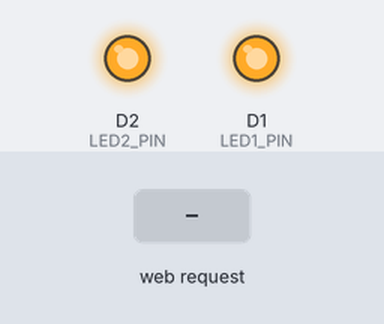
Bench run of a sketch on a simulated ESP8266 (NodeMCU). Shown: output pins drawn as LEDs (lit = HIGH). The inputs (shaded band) are chosen by the test bench. Storage starts empty; what the sketch prints to the serial monitor is not drawn.

Above: at 1.2 s.
1.3 s: HTTP request GET /led1 received
At 2.1 s:
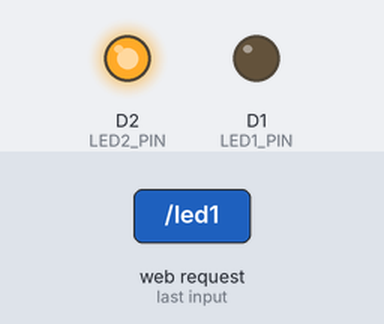
2.8 s: HTTP request GET /led2 received
At 3.2 s:
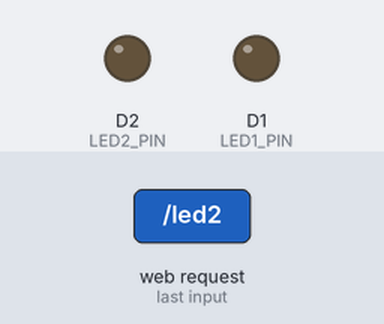
4.3 s: HTTP request GET /led1 received
At 5.6 s:
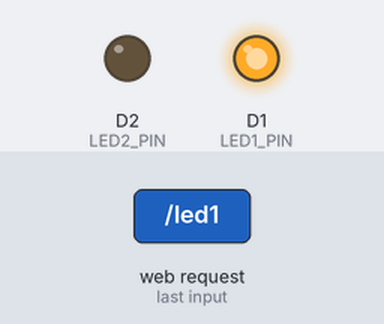
Timing chart, 0 to 7.3 s (numbered marks = the images above; inputs shaded):
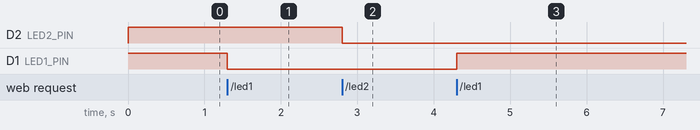

The sketch:

BacaESPsavetofileHotSpotsButton.ino
```cpp
#include <ESP8266WiFi.h>
#include <ESP8266WebServer.h>
#include <FS.h>
#include <ESP8266WiFi.h>

const char* ssid = "ESP-Hotspot";    // Nama hotspot
const char* password = "12345678";
ESP8266WebServer server(80);

#define LED1_PIN 5
#define LED2_PIN 4
bool led1State = HIGH;
bool led2State = HIGH;

float currentTemp=0.0;
bool saveData = false;
unsigned long previousSaveMillis = 0;
String serialBuffer;
String request;

String htmlContent = R"=====(
<!DOCTYPE html>
<html>
<head>
    <title>Monitoring Suhu</title>
    <meta charset="UTF-8">
    <style>
        body { font-family: Arial; text-align: center; margin-top: 50px; }
        button { padding: 12px 24px; font-size: 16px; }
        .status { color: %STATUS_COLOR%; font-weight: bold; }
        .led-btn { width: 120px; }
        .led-on { background-color: green; color: white; }
        .led-off { background-color: red; color: white; }
    </style>
    <script>
      function updateLEDStatus() {
            fetch('/led-status')
            .then(response => response.json())
            .then(data => {
                document.getElementById('led1').className = 'led-btn ' + (data.led1 ? 'led-on' : 'led-off');
                document.getElementById('led2').className = 'led-btn ' + (data.led2 ? 'led-on' : 'led-off');
                document.getElementById('led1').textContent = data.led1 ? 'LED1 OFF' : 'LED1 ON';
                document.getElementById('led2').textContent = data.led2 ? 'LED2 OFF' : 'LED2 ON';
            });
        }
          function toggleLED(ledNum) {
            fetch('/led' + ledNum, { method: 'POST' })
            .then(() => updateLEDStatus());
        }
        function toggleSaving() {
            fetch('/save', { method: 'POST' })
            .then(response => response.json())
            .then(data => {
                document.getElementById('saveButton').textContent =
                    data.save ? 'Stop Saving' : 'Start Saving';
                document.getElementById('status').style.color =
                    data.save ? 'green' : 'red';
                document.getElementById('status').textContent =
                    data.save ? 'AKTIF' : 'NON-AKTIF';
            });
        }

        function updateData() {
            fetch('/data')
            .then(response => response.text())
            .then(text => {
                document.getElementById('currentTemp').textContent = text;
            });

            fetch('/status')
            .then(response => response.text())
            .then(text => {
                document.getElementById('lastSave').textContent = text;
            });
        }
        setInterval(updateData, 1000);
         setInterval(() => {
            updateData();
            updateLEDStatus();
        }, 1000);
    </script>
</head>
<body>
    <h1>Monitoring Suhu ESP8266</h1>
    <p>Suhu Saat Ini: <span id="currentTemp">0.0</span> °C</p>
    <button id="saveButton" onclick="toggleSaving()">Start Saving</button>
    <p>Status Penyimpanan:
        <span id="status" class="status">NON-AKTIF</span>
    </p>
    <p>Terakhir Disimpan: <span id="lastSave">-</span></p>
   <a href="/download" download="data.txt"><button>Download Data</button></a>
    <div style="margin-top: 30px;">
        <button id="led1" class="led-btn" onclick="toggleLED(1)">LED1 ON</button>
        <button id="led2" class="led-btn" onclick="toggleLED(2)">LED2 ON</button>
    </div>
</body>
</html>
)=====";

void handleRoot() {
    String html = htmlContent;
    html.replace("%STATUS_COLOR%", saveData ? "green" : "red");
    server.send(200, "text/html", html);
}

void handleSave() {
    saveData = !saveData;
    String response = "{\"save\": " + String(saveData ? "true" : "false") + "}";
    server.send(200, "application/json", response);
}

void handleData() {
    server.send(200, "text/plain", String(currentTemp));
}

void handleDownload() {
     File file = SPIFFS.open("/data.txt", "r");
    if(file){
        server.sendHeader("Content-Type", "text/plain");
        server.sendHeader("Content-Disposition", "attachment; filename=\"data.txt\"");
        server.streamFile(file, "text/plain");
        file.close();
    } else {
        server.send(404, "text/plain", "File not found");
    }
}
void handleStatus() {
    static unsigned long lastSavedTime = 0;
    if(saveData && (millis() - lastSavedTime >= 10000)) {
        lastSavedTime = millis();
    }
    server.send(200, "text/plain", String(lastSavedTime/1000) + " detik sejak mulai");
}

void handleLED1() {
    led1State = !led1State;
    digitalWrite(LED1_PIN, led1State);
    server.send(200, "text/plain", "OK");
}

void handleLED2() {
    led2State = !led2State;
    digitalWrite(LED2_PIN, led2State);
    server.send(200, "text/plain", "OK");
}

void handleLEDStatus() {
    String json = String("{\"led1\":") + led1State + ",\"led2\":" + led2State + "}";
    server.send(200, "application/json", json);
}
void setup() {
   // Inisialisasi LED
    pinMode(LED1_PIN, OUTPUT);
    pinMode(LED2_PIN, OUTPUT);
    digitalWrite(LED1_PIN, led1State); // Aktif LOW
    digitalWrite(LED2_PIN, led2State); // Aktif LOW
  Serial.begin(115200);
  SPIFFS.begin();

  // Konfigurasi mode Access Point (hotspot)
  WiFi.mode(WIFI_AP);
  WiFi.softAP(ssid, password);
  server.on("/led1", handleLED1);
  server.on("/led2", handleLED2);
  server.on("/led-status", handleLEDStatus);

  // Tampilkan alamat IP di Serial Monitor
IPAddress local_IP(192, 168, 10, 1); // Contoh IP kustom
IPAddress gateway(192, 168, 10, 0);
IPAddress subnet(255, 255, 255, 0);

WiFi.softAPConfig(local_IP, gateway, subnet); // Set IP kustom
  IPAddress apIP = WiFi.softAPIP();
  Serial.print("Akses ESP via: http://");
  Serial.println(apIP); // Alamat default: 192.168.4.1

  Serial.println("\nHotspot ESP8266 telah aktif!");
    Serial.print("SSID: ");
    Serial.println(ssid);
    Serial.print("IP Address: ");
    Serial.println(WiFi.localIP());

    // Setup routing web server
    server.on("/", handleRoot);
    server.on("/save", handleSave);
    server.on("/data", handleData);
    server.on("/download", handleDownload);
    server.on("/status", handleStatus);
    server.begin();
}

void parseTemperature(String data) {
     if(data.startsWith("Temperature:"))
     {
        String tempValue = data.substring(13,17);
        tempValue.replace(",", "."); // Handle format desimal
        currentTemp = tempValue.toFloat();

        // Debugging ke Serial Monitor
        Serial.print("Raw Data: ");
        Serial.println(data);
        Serial.print("Parsed Temp: ");
        Serial.println(currentTemp);
    }
}


void readSerialData() {
     if(Serial.available()) {
       request = Serial.readStringUntil('\n');
       Serial.println("Suhu terbaca : ");
       Serial.println(request);
       parseTemperature(request);
       delay(2000);
      }
     if (LED1_PIN==HIGH)
        Serial.println("Led D1 Menyala");
     if (LED2_PIN==HIGH)
        Serial.println("Led D2 Menyala");

}


void checkSaveData() {
    if(saveData && (millis() - previousSaveMillis >= 10000)) {
        previousSaveMillis = millis();
        File file = SPIFFS.open("/data.txt", "a");
        if(file) {
            file.printf("Waktu: %lu detik, Suhu: %.2f°C\n", millis()/1000, currentTemp);
            file.close();
        }
    }
}

void loop() {
    server.handleClient();
    readSerialData();
    checkSaveData();
    //server.handleClient();
}
```

Measured:
- after the input at 1.3 s, D1 (LED1_PIN): HIGH → LOW at once
- after the input at 2.8 s, D2 (LED2_PIN): HIGH → LOW at once
- after the input at 4.3 s, D1 (LED1_PIN): LOW → HIGH at once
